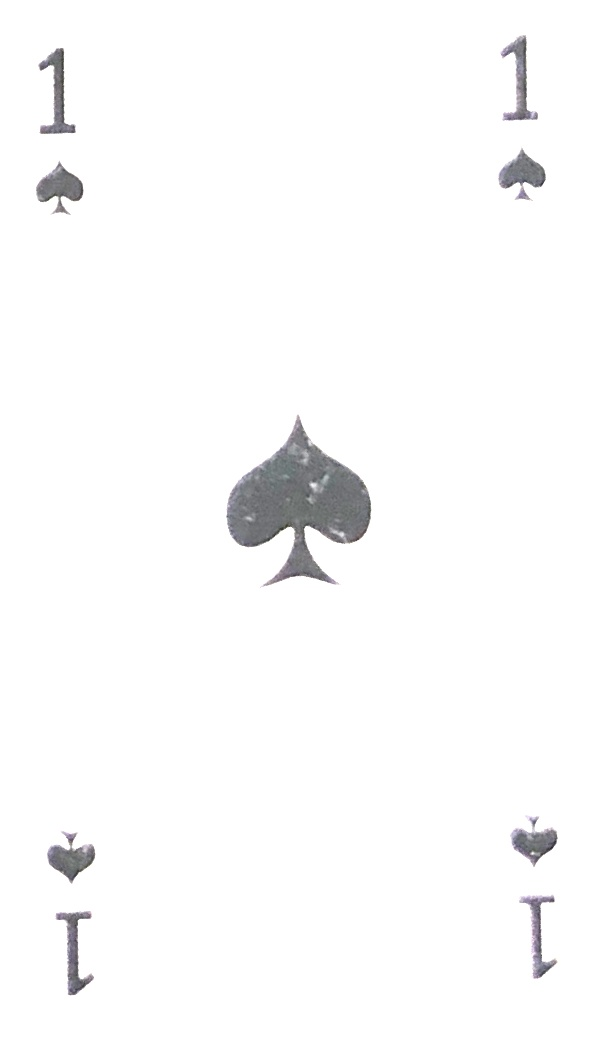
#> input picture contrast.jpg, 606 x 1038 px
$ python -i classifier.py   (imports and definitions only)
#> lines starting #> are read from the running program, lines starting #| are printed output that depends on the picture; after the words box and inside, x2 and y2 are one past the last pixel; in counts of white or black regions, pixels touching at a corner belong together
#> further down, picture is the input picture: shape (1038, 606, 3); mean B, G, R 250.6, 250.4, 250.4
#!/usr/bin/env python3
# -*- coding: utf-8 -*-
"""
Created on Wed Nov 20 09:03:08 2019

@author: finngaida
"""

from skimage import io as skio
import numpy as np
from skimage.transform import resize
import matplotlib.pyplot as plt
import cv2 as cv

def binarize(img):
    """
    convert image to grayscale and then threshold it to become a binary map
    :param img: input image prefrably from skio
    :return: thresholded binary image
    """
    image = cv.cvtColor(img, cv.COLOR_BGR2GRAY)
    image = cv.GaussianBlur(image, (3, 3), 0)
    ret, image = cv.threshold(image, 0, 255, cv.THRESH_BINARY_INV | cv.THRESH_OTSU)
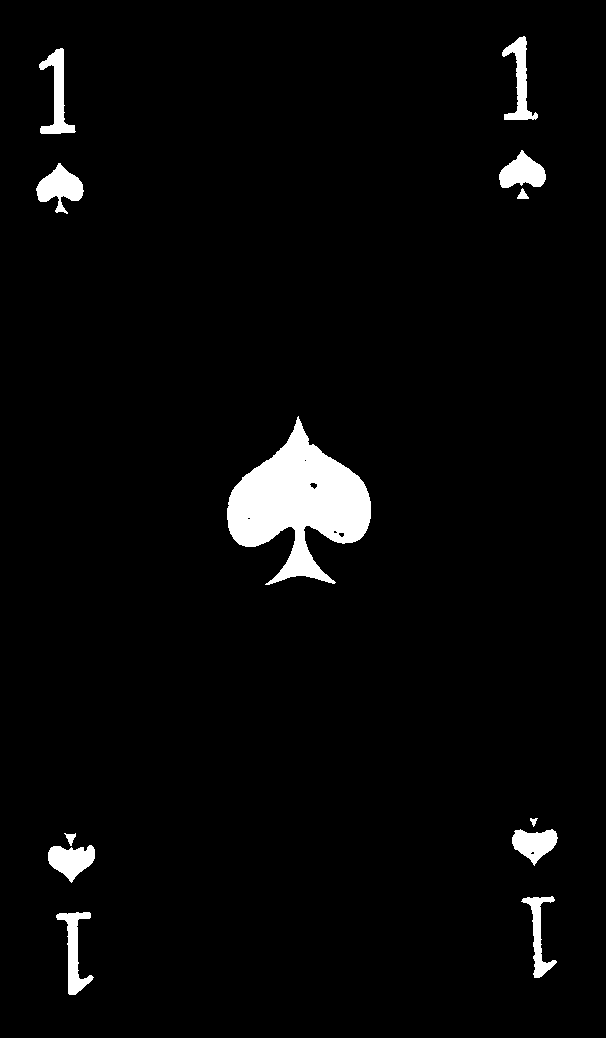
#> image: shape (1038, 606); 3.4% white; 12 white regions, largest, box (x1, y1, x2, y2) and area: (227, 416, 371, 585) 12198, (36, 163, 84, 214) 1256, (39, 48, 76, 134) 1199
#> ret = 190
    return image

# [112 lines left out: functions binarize2, load_dict, class_probabilities, prediction_tuple, classify, not called in this run]

>>> import cv2
>>> picture = cv2.imread('../contrast.jpg')
>>> result = binarize(picture)
